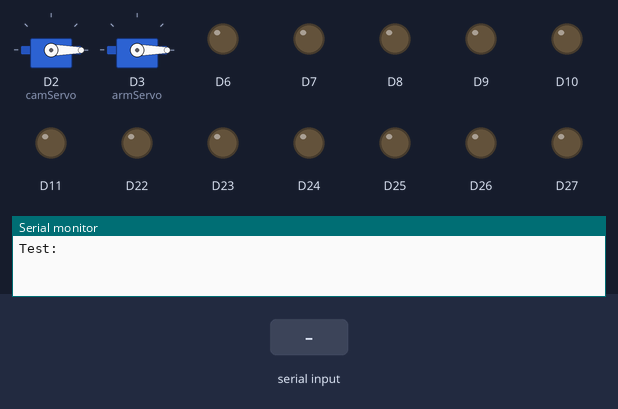
The sketch below on a simulated Arduino Zero (SAMD21). Parts: 2 × servo, output pins drawn as LEDs (lit = HIGH), the last lines printed to the serial monitor. Inputs (shaded band) come from the test bench.

Above: at 1.3 s.
1.4 s: "90,45\n" received over the second serial link
At 1.8 s:
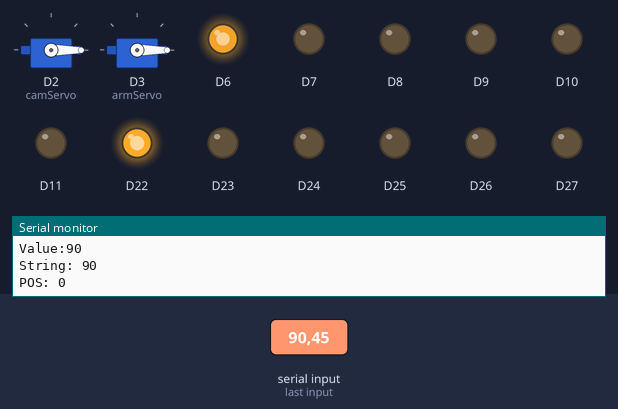
4.4 s: ",\n" received over the second serial link
At 5.2 s:
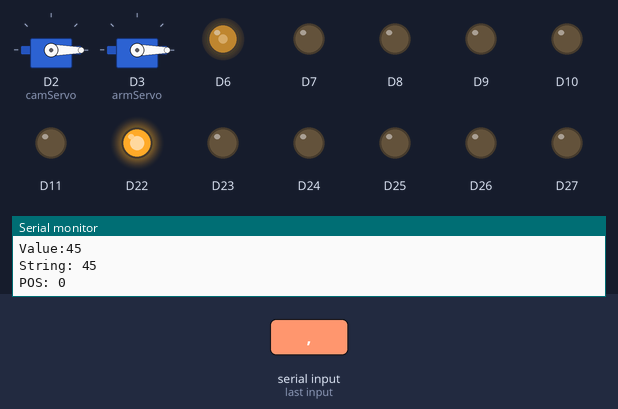
7.4 s: "1,90,45\n" received over the second serial link
At 8.8 s:
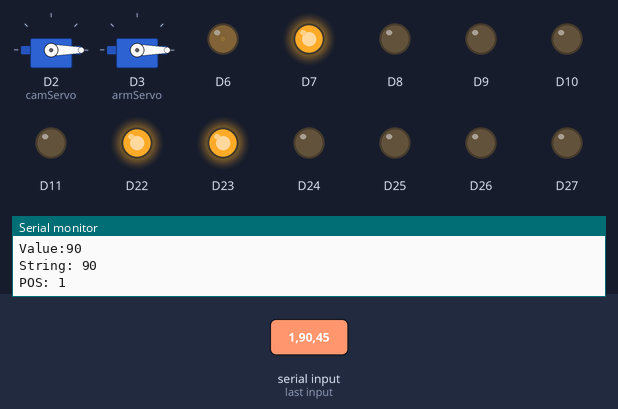
10.4 s: ",\n" received over the second serial link
At 11.0 s:
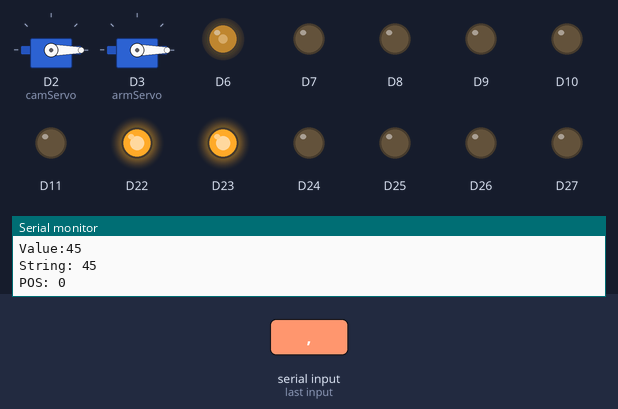
13.4 s: "1,90\n" received over the second serial link
At 16.1 s:
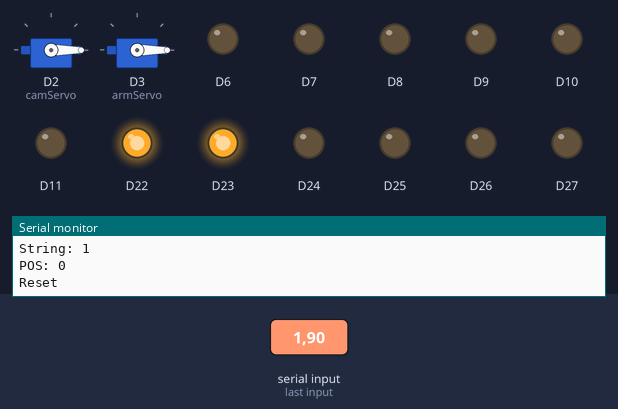
Timing chart, 0 to 17.4 s (numbered marks = the images above; inputs shaded):
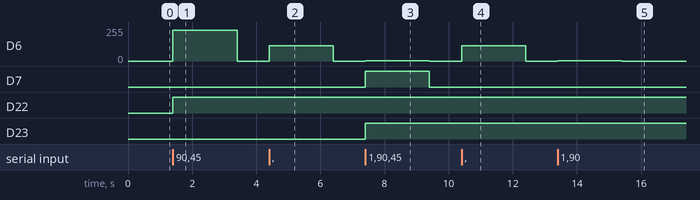

Measured:
- after the input at 1.4 s, D6: 0/255 → 229/255 at once, → 0/255 2.0 s later; D22: LOW → HIGH at once
- after the input at 4.4 s, D6: 0/255 → 114/255 at once, → 0/255 2.0 s later
- after the input at 7.4 s, D6: 0/255 → 2/255 at once, → 0/255 2.0 s later; D7: LOW → HIGH at once, → LOW 2.0 s later; D23: LOW → HIGH at once
- after the input at 10.4 s, D6: 0/255 → 114/255 at once, → 0/255 2.0 s later
- after the input at 13.4 s, D6: 0/255 → 2/255 at once, → 0/255 2.0 s later

The sketch:

Arduino_DUE_Software.ino
```cpp
#include <Servo.h>

class thruster{

  private:
  unsigned int _dirPin, _pwmPin;

  public:
  //constructor
  thruster(unsigned int dirPin, unsigned int pwmPin){
    _dirPin = dirPin;
    _pwmPin = pwmPin;
    pinMode(_dirPin, OUTPUT);
    pinMode(_pwmPin, OUTPUT);
  }

  void setDirection(bool dir){
    digitalWrite(_dirPin, dir);
  }

  void setPWM(unsigned int pwm){
    if ((_dirPin < 5) || (_dirPin > 9)) {
      analogWriteResolution(8);
      analogWrite(_pwmPin, map(pwm, 0, 100, 0, 255));
    }
    else {
      analogWriteResolution(12);
      analogWrite(_pwmPin, map(pwm, 0, 100, 0, 4095));
    }

  }
};

thruster T[6] = {
  thruster(22,6),
  thruster(23,7),
  thruster(24,8),
  thruster(25,9),
  thruster(26,10),
  thruster(27,11)
  };

String inString = "";    // string to hold input
int n = 0;
bool blFlag = 0;
int value[8];
unsigned long timeCount,last_time;

Servo camServo, armServo;

void setup() {
  // Open serial communications and wait for port to open:
  camServo.attach(2);
  armServo.attach(3);
  Serial.begin(115200);
   Serial1.begin(115200);
   delay(100);
  // send an intro:
  // send an intro:
  Serial.println("\n\nTest:");
  camServo.write(0);
  armServo.write(0);
}

void loop() {
  timeCount = millis();

  if((timeCount - last_time) > 2000) {
    last_time = timeCount;
    for(int i = 0; i < 6 ; i++){
     value[i] = 0;
    }
    blFlag = true;
    Serial.println("Reset");
  }
  if (Serial1.available() > 0) {
    //Serial.print((char)Serial1.read());
    String inStringRAW = Serial1.readStringUntil('\n');
    inStringRAW += '\n';
    Serial.println(inStringRAW);
    Serial.println();
    int index = 0;
    n = 0;
    int count = 0;
     while(inStringRAW.charAt(index) != '\n'){
      if ((isDigit(inStringRAW.charAt(index))) || (inStringRAW.charAt(index)  == '-')) {
        inString += inStringRAW.charAt(index);
        count = 0;
      }
      if (inStringRAW.charAt(index)  == ',') {
        Serial.print("\nValue:");
        Serial.println(inString.toInt());
        Serial.print("String: ");
        Serial.println(inString);
        Serial.print("POS: ");
        Serial.println(n);
        value[n] = inString.toInt();

        // clear the string for new input:
        inString = "";

        //increase Thruster Position
        n++;
        count = 0;
      }
      index++;
      blFlag = true;
      count++;
      if(count > 1000) {
        // clear the string for new input:
        inString = "";

        //increase Thruster Position
        n++;
        blFlag = false;
        break;
      }
    }
    last_time = timeCount;
  }
  if(blFlag){
    blFlag = false;
    H_Control();
    camServo.write(value[6]);
    armServo.write(value[7]);
  }


}

void H_Control()
{
  int i = 0;
  for(i = 0; i < 6 ; i++){
    if((value[i] <= -100) || (value[i]) >= 100) break;
    if(value[i] > 0)
      T[i].setDirection(1);
    if(value[i] < 0)
      T[i].setDirection(0);

        //T[2].setDirection(0);
        T[i].setPWM(abs(value[i]));
    }
}
```
